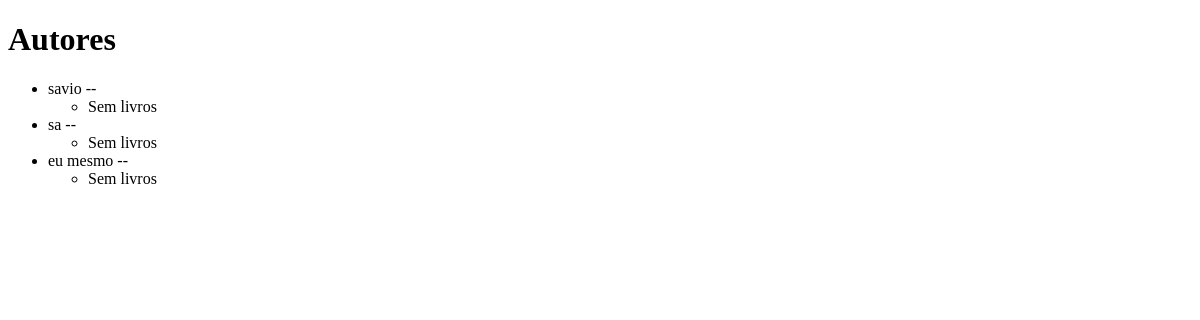
/author_list/, run on an earlier commit of the app's database.
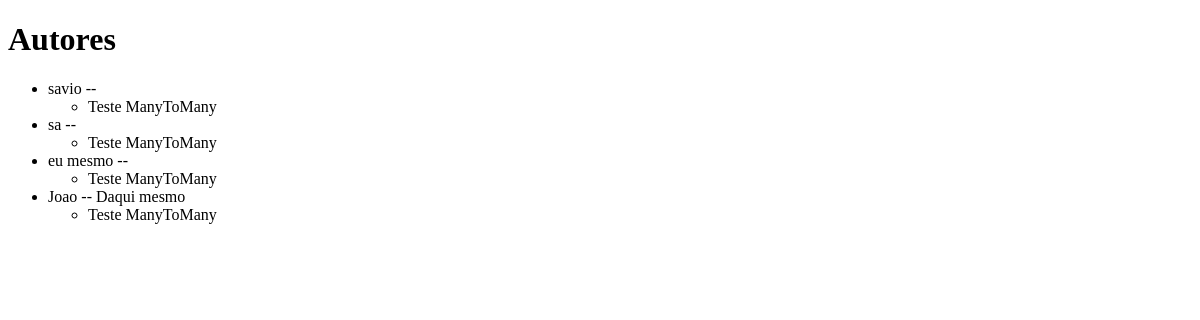
And on a later commit of the database.
### biblioteca/models.py (models this page shows, shortened)
class Author(models.Model):
    name = models.CharField(max_length=120)
    nationality = models.CharField(max_length=100, blank=True)
    class Meta:
        verbose_name_plural = "autores"

class Book(models.Model):
    title = models.CharField(max_length=200)
    author = models.ManyToManyField(
        Author,
        related_name="books",
    )
    ano_publicado = models.IntegerField()
    disponivel = models.BooleanField(default=True)
    categories = models.ManyToManyField(Category, blank=True, related_name="books")

### biblioteca/views.py (the view)
# urls.py: path('author_list/', listar_autores, name='listar_autores'),
def listar_autores(request):
    autores = Author.objects.annotate(num_books=Count('books'))
    return render(request, 'listagem_autores.html', {'autores': autores})

### biblioteca/templates/listagem_autores.html (shortened to what this page needs)
<!DOCTYPE html>
<html lang="en">
<head>
</head>
<body>
    <h1>Autores</h1>
    <ul>
        {% for author in autores %}
            <li>{{ author.name }} -- {{ author.nationality }}</li>
            <ul>
                {% for book in author.books.all %}
                    <li>{{ book.title }}</li>
                {% empty %}
                    <li>Sem livros</li>
                {% endfor %}
            </ul>
        {% empty %}
            <li>Nenhum autor cadastrado.</li>
        {% endfor %}
    </ul>
</body>
</html>

What changed in the data, as far as the page shows it:
shown differently, row unchanged: Author "savio": no longer shows "Sem livros"
added Book: title "Teste ManyToMany"
shown differently, row unchanged: Author "sa": no longer shows "Sem livros"
shown differently, row unchanged: Author "eu mesmo": no longer shows "Sem livros"
added Author: name "Joao", nationality "Daqui mesmo"
